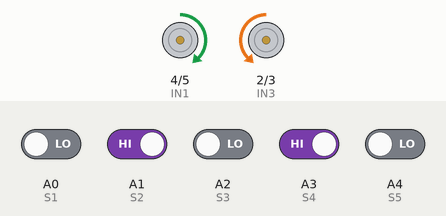
Bench run of a sketch on a simulated Arduino Uno, built with avr-gcc and run on an emulated ATmega328P. Parts: motor-driver pin pairs drawn as motors (green arrow = first pin HIGH = forward, orange = second pin HIGH = backward, longer = more drive, scaled by the enable pin). The test bench sets the inputs (shaded band); at power-on: A1 (S2), A3 (S4) HIGH, A0 (S1), A2 (S3), A4 (S5) LOW.

Above: at 2.2 s.
2.3 s: A0 (S1) driven HIGH
At 3.3 s:
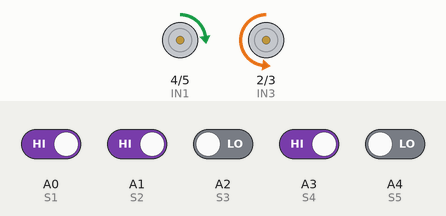
3.8 s: A1 (S2) driven LOW
At 4.2 s:
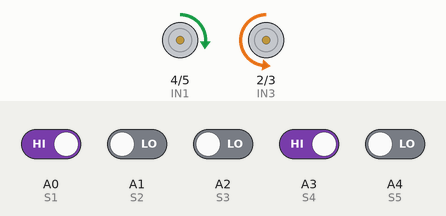
5.3 s: A3 (S4) driven LOW
At 6.5 s:
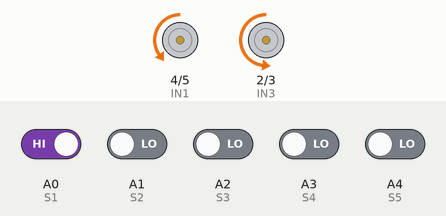
6.8 s: A4 (S5) driven HIGH
At 7.7 s:
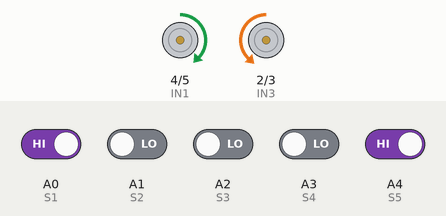
8.3 s: A0 (S1) driven LOW
At 9.2 s:
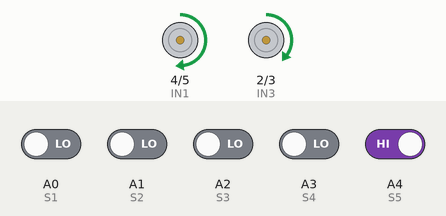
9.8 s: A2 (S3) driven HIGH
At 11.2 s:
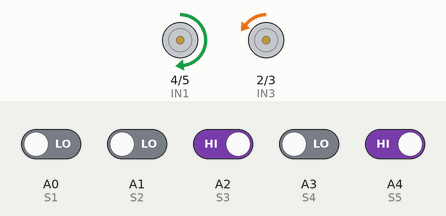
Timing chart, 0 to 12.3 s (numbered marks = the images above; inputs shaded):
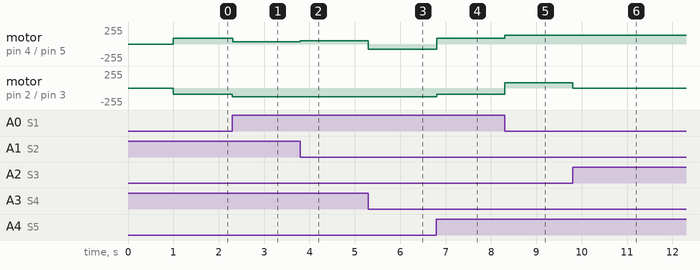

Measured:
- after the input at 2.3 s, motor on pin 4 (IN1) / pin 5 (IN2): forward 90/255 → forward 33/255 at once; motor on pin 2 (IN3) / pin 3 (IN4): backward 90/255 → backward 130/255 at once
- after the input at 3.8 s, motor on pin 4 (IN1) / pin 5 (IN2): forward 33/255 → forward 46/255 at once
- after the input at 5.3 s, motor on pin 4 (IN1) / pin 5 (IN2): forward 46/255 → backward 80/255 at once
- after the input at 6.8 s, motor on pin 4 (IN1) / pin 5 (IN2): backward 80/255 → forward 88/255 at once; motor on pin 2 (IN3) / pin 3 (IN4): backward 130/255 → backward 92/255 at once
- after the input at 8.3 s, motor on pin 4 (IN1) / pin 5 (IN2): forward 88/255 → forward 130/255 at once; motor on pin 2 (IN3) / pin 3 (IN4): backward 92/255 → forward 80/255 at once
- after the input at 9.8 s, motor on pin 2 (IN3) / pin 3 (IN4): forward 80/255 → backward 4/255 at once

The sketch:

Aadvanced_Line_Follower.ino
```cpp
/*
 * Advanced PID Line Follower Robot
 * Optimized for speed, reliability, and smooth navigation.
 *
 * Features:
 * - Proportional-Integral-Derivative (PID) line tracking
 * - Unified motor control system with active braking/reversing
 * - Dynamic line-loss recovery
 * - Sensor-based (delay-free) sharp 90-degree turn execution
 */

// ================= MOTOR PINS =================
const uint8_t ENA = 9;
const uint8_t IN1 = 4;
const uint8_t IN2 = 5;
const uint8_t IN3 = 2;
const uint8_t IN4 = 3;
const uint8_t ENB = 10;

// ================= SENSOR PINS =================
const uint8_t S1 = A0;  // Far left
const uint8_t S2 = A1;  // Left
const uint8_t S3 = A2;  // Center
const uint8_t S4 = A3;  // Right
const uint8_t S5 = A4;  // Far right

// ================= TUNING PARAMETERS =================
// Scaled up for higher precision math
const float Kp = 4.2;
const float Ki = 0.002;
const float Kd = 2.8;

const int BASE_SPEED = 90;
const int MAX_SPEED  = 130;
const int TURN_SPEED = 110;  // Speed used during sharp pivots
const int LOST_SPEED = 60;   // Speed for searching when line is lost

// ================= PID & STATE VARIABLES =================
float error = 0;
float lastError = 0;
float integral = 0;

int lastDirection = 0;   // -1 = left, +1 = right, 0 = straight

void setup() {
  pinMode(ENA, OUTPUT);
  pinMode(IN1, OUTPUT);
  pinMode(IN2, OUTPUT);
  pinMode(IN3, OUTPUT);
  pinMode(IN4, OUTPUT);
  pinMode(ENB, OUTPUT);

  pinMode(S1, INPUT);
  pinMode(S2, INPUT);
  pinMode(S3, INPUT);
  pinMode(S4, INPUT);
  pinMode(S5, INPUT);

  Serial.begin(115200);

  setMotors(0, 0); // Ensure motors are off at startup
  delay(1000);     // Wait before starting
}

void loop() {
  // Read sensors (Assuming 1 = Black Line, 0 = White Background)
  int s1 = digitalRead(S1);
  int s2 = digitalRead(S2);
  int s3 = digitalRead(S3);
  int s4 = digitalRead(S4);
  int s5 = digitalRead(S5);

  // Calculate weighted sum for error (multiplied by 10 for better precision)
  int sum = (-40 * s1) + (-20 * s2) + (0 * s3) + (20 * s4) + (40 * s5);
  int count = s1 + s2 + s3 + s4 + s5;

  // ---------------------------------------------------------
  // 1. Sharp 90° Turn Detection (Intersections / Hard Corners)
  // ---------------------------------------------------------
  if (count >= 3) {
    if (s1 == 1 && s2 == 1 && s3 == 1 && s4 == 0) {
      executeSharpTurn(-1); // Left turn
      return;
    }
    if (s2 == 0 && s3 == 1 && s4 == 1 && s5 == 1) {
      executeSharpTurn(1);  // Right turn
      return;
    }
  }

  // ---------------------------------------------------------
  // 2. Line Lost Recovery (Memory-based search)
  // ---------------------------------------------------------
  if (count == 0) {
    if (lastDirection < 0) {
      setMotors(-LOST_SPEED, LOST_SPEED + 15); // Sweep left
    } else if (lastDirection > 0) {
      setMotors(LOST_SPEED + 15, -LOST_SPEED); // Sweep right
    } else {
      setMotors(LOST_SPEED, LOST_SPEED);       // Creep forward
    }
    return;
  }

  // ---------------------------------------------------------
  // 3. Standard PID Line Following
  // ---------------------------------------------------------
  error = (float)sum / count;

  integral += error;
  integral = constrain(integral, -1000, 1000); // Anti-windup safeguard

  float derivative = error - lastError;
  int correction = (Kp * error) + (Ki * integral) + (Kd * derivative);

  int leftSpeed  = BASE_SPEED + correction;
  int rightSpeed = BASE_SPEED - correction;

  // Constrain speeds to allow braking/reversing on tight curves
  leftSpeed  = constrain(leftSpeed, -MAX_SPEED, MAX_SPEED);
  rightSpeed = constrain(rightSpeed, -MAX_SPEED, MAX_SPEED);

  setMotors(leftSpeed, rightSpeed);

  // Update memory states
  lastError = error;
  if (error > 5) lastDirection = 1;
  else if (error < -5) lastDirection = -1;
  else lastDirection = 0;
}

// ==========================================================
// CORE MOTOR DRIVER
// Handles forward, reverse, and braking automatically.
// Uses your original directional logic (IN3=LOW/IN4=HIGH is Forward)
// ==========================================================
void setMotors(int leftSpeed, int rightSpeed) {
  // Left Motor Logic
  if (leftSpeed >= 0) {
    digitalWrite(IN1, HIGH);
    digitalWrite(IN2, LOW);
  } else {
    digitalWrite(IN1, LOW);
    digitalWrite(IN2, HIGH);
    leftSpeed = -leftSpeed; // Convert to positive for PWM
  }

  // Right Motor Logic
  if (rightSpeed >= 0) {
    digitalWrite(IN3, LOW);
    digitalWrite(IN4, HIGH);
  } else {
    digitalWrite(IN3, HIGH);
    digitalWrite(IN4, LOW);
    rightSpeed = -rightSpeed; // Convert to positive for PWM
  }

  analogWrite(ENA, constrain(leftSpeed, 0, 255));
  analogWrite(ENB, constrain(rightSpeed, 0, 255));
}

// ==========================================================
// SENSOR-BASED SHARP TURN EXECUTION
// Replaces blind delays with active sensor polling
// direction: -1 for Left, 1 for Right
// ==========================================================
void executeSharpTurn(int direction) {
  // 1. Push past the intersection slightly to align pivot point
  setMotors(BASE_SPEED, BASE_SPEED);
  delay(40);

  // 2. Initiate the pivot
  if (direction == -1) {
    setMotors(-TURN_SPEED, TURN_SPEED); // Spin Left
  } else {
    setMotors(TURN_SPEED, -TURN_SPEED); // Spin Right
  }

  // 3. Blind spot delay to clear the line we were just on
  delay(150);

  // 4. Actively poll until the center sensor finds the new line
  while (digitalRead(S3) == 0) {
    // Keep spinning until the center sensor hits black
  }

  // 5. Hard brake to prevent overshooting
  setMotors(-direction * 50, direction * 50);
  delay(30);

  // 6. Reset PID history to prevent erratic jerks post-turn
  integral = 0;
  lastError = 0;
}
```
